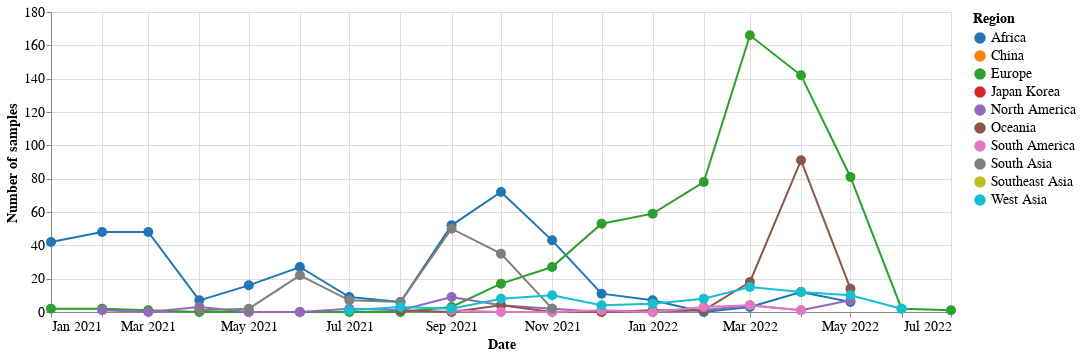

Notebook cell for this chart:
### Code cell
alt.Chart(binned_counts_h1n1pdm).mark_line(point=alt.OverlayMarkDef(size=100)).encode(
    x=alt.X("yearmonth(date):T", title="Date"),
    y=alt.Y("samples:Q", title="Number of samples"),
    color=alt.Color("region:N", title="Region", scale=alt.Scale(domain=regions, scheme='category10')),
    tooltip=["region:N", "date:T", "samples:Q"],
).configure_axis(
    labelFontSize=14,
    titleFontSize=14,
).configure_legend(
    labelFontSize=14,
    titleFontSize=14,
).properties(
    width=900,
    height=300,
)

### Figure 1 — Vega-Lite specification as saved in the notebook (floating-point values rounded to 4 significant figures)
{"config": {"view": {"continuousWidth": 400, "continuousHeight": 300}, "axis": {"labelFontSize": 14, "titleFontSize": 14}, "legend": {"labelFontSize": 14, "titleFontSize": 14}}, "data": {"name": "data-fb974d299521799aae8369beb41cca8b"}, "mark": {"type": "line", "point": {"size": 100}}, "encoding": {"color": {"field": "region", "scale": {"domain": ["Africa", "China", "Europe", "Japan Korea", "North America", "Oceania", "South America", "South Asia", "Southeast Asia", "West Asia"], "scheme": "category10"}, "title": "Region", "type": "nominal"}, "tooltip": [{"field": "region", "type": "nominal"}, {"field": "date", "type": "temporal"}, {"field": "samples", "type": "quantitative"}], "x": {"field": "date", "timeUnit": "yearmonth", "title": "Date", "type": "temporal"}, "y": {"field": "samples", "title": "Number of samples", "type": "quantitative"}}, "height": 300, "width": 900, "$schema": "https://vega.github.io/schema/vega-lite/v4.17.0.json", "datasets": {"data-fb974d299521799aae8369beb41cca8b": [{"region": "Africa", "date": "2021-01-01T00:00:00", "lineage": 42, "samples": 42}, {"region": "Africa", "date": "2021-02-01T00:00:00", "lineage": 48, "samples": 48}, {"region": "Africa", "date": "2021-03-01T00:00:00", "lineage": 48, "samples": 48}, {"region": "Africa", "date": "2021-04-01T00:00:00", "lineage": 7, "samples": 7}, {"region": "Africa", "date": "2021-05-01T00:00:00", "lineage": 16, "samples": 16}, {"region": "Africa", "date": "2021-06-01T00:00:00", "lineage": 27, "samples": 27}, {"region": "Africa", "date": "2021-07-01T00:00:00", "lineage": 9, "samples": 9}, {"region": "Africa", "date": "2021-08-01T00:00:00", "lineage": 6, "samples": 6}, {"region": "Africa", "date": "2021-09-01T00:00:00", "lineage": 52, "samples": 52}, {"region": "Africa", "date": "2021-10-01T00:00:00", "lineage": 72, "samples": 72}, {"region": "Africa", "date": "2021-11-01T00:00:00", "lineage": 43, "samples": 43}, {"region": "Africa", "date": "2021-12-01T00:00:00", "lineage": 11, "samples": 11}, {"region": "Africa", "date": "2022-01-01T00:00:00", "lineage": 7, "samples": 7}, {"region": "Africa", "date": "2022-02-01T00:00:00", "lineage": 0, "samples": 0}, {"region": "Africa", "date": "2022-03-01T00:00:00", "lineage": 3, "samples": 3}, {"region": "Africa", "date": "2022-04-01T00:00:00", "lineage": 12, "samples": 12}, {"region": "Africa", "date": "2022-05-01T00:00:00", "lineage": 6, "samples": 6}, {"region": "Europe", "date": "2021-01-01T00:00:00", "lineage": 2, "samples": 2}, {"region": "Europe", "date": "2021-02-01T00:00:00", "lineage": 2, "samples": 2}, {"region": "Europe", "date": "2021-03-01T00:00:00", "lineage": 1, "samples": 1}, {"region": "Europe", "date": "2021-04-01T00:00:00", "lineage": 0, "samples": 0}, {"region": "Europe", "date": "2021-05-01T00:00:00", "lineage": 0, "samples": 0}, {"region": "Europe", "date": "2021-06-01T00:00:00", "lineage": 0, "samples": 0}, {"region": "Europe", "date": "2021-07-01T00:00:00", "lineage": 0, "samples": 0}, {"region": "Europe", "date": "2021-08-01T00:00:00", "lineage": 0, "samples": 0}, {"region": "Europe", "date": "2021-09-01T00:00:00", "lineage": 3, "samples": 3}, {"region": "Europe", "date": "2021-10-01T00:00:00", "lineage": 17, "samples": 17}, {"region": "Europe", "date": "2021-11-01T00:00:00", "lineage": 27, "samples": 27}, {"region": "Europe", "date": "2021-12-01T00:00:00", "lineage": 53, "samples": 53}, {"region": "Europe", "date": "2022-01-01T00:00:00", "lineage": 59, "samples": 59}, {"region": "Europe", "date": "2022-02-01T00:00:00", "lineage": 78, "samples": 78}, {"region": "Europe", "date": "2022-03-01T00:00:00", "lineage": 166, "samples": 166}, {"region": "Europe", "date": "2022-04-01T00:00:00", "lineage": 142, "samples": 142}, {"region": "Europe", "date": "2022-05-01T00:00:00", "lineage": 81, "samples": 81}, {"region": "Europe", "date": "2022-06-01T00:00:00", "lineage": 2, "samples": 2}, {"region": "Europe", "date": "2022-07-01T00:00:00", "lineage": 1, "samples": 1}, {"region": "Japan Korea", "date": "2022-02-01T00:00:00", "lineage": 1, "samples": 1}, {"region": "North America", "date": "2021-02-01T00:00:00", "lineage": 1, "samples": 1}, {"region": "North America", "date": "2021-03-01T00:00:00", "lineage": 0, "samples": 0}, {"region": "North America", "date": "2021-04-01T00:00:00", "lineage": 3, "samples": 3}, {"region": "North America", "date": "2021-05-01T00:00:00", "lineage": 0, "samples": 0}, {"region": "North America", "date": "2021-06-01T00:00:00", "lineage": 0, "samples": 0}, {"region": "North America", "date": "2021-07-01T00:00:00", "lineage": 2, "samples": 2}, {"region": "North America", "date": "2021-08-01T00:00:00", "lineage": 1, "samples": 1}, {"region": "North America", "date": "2021-09-01T00:00:00", "lineage": 9, "samples": 9}, {"region": "North America", "date": "2021-10-01T00:00:00", "lineage": 4, "samples": 4}, {"region": "North America", "date": "2021-11-01T00:00:00", "lineage": 2, "samples": 2}, {"region": "North America", "date": "2021-12-01T00:00:00", "lineage": 0, "samples": 0}, {"region": "North America", "date": "2022-01-01T00:00:00", "lineage": 0, "samples": 0}, {"region": "North America", "date": "2022-02-01T00:00:00", "lineage": 1, "samples": 1}, {"region": "North America", "date": "2022-03-01T00:00:00", "lineage": 4, "samples": 4}, {"region": "North America", "date": "2022-04-01T00:00:00", "lineage": 1, "samples": 1}, {"region": "North America", "date": "2022-05-01T00:00:00", "lineage": 7, "samples": 7}, {"region": "Oceania", "date": "2021-08-01T00:00:00", "lineage": 1, "samples": 1}, {"region": "Oceania", "date": "2021-09-01T00:00:00", "lineage": 0, "samples": 0}, {"region": "Oceania", "date": "2021-10-01T00:00:00", "lineage": 4, "samples": 4}, {"region": "Oceania", "date": "2021-11-01T00:00:00", "lineage": 0, "samples": 0}, {"region": "Oceania", "date": "2021-12-01T00:00:00", "lineage": 0, "samples": 0}, {"region": "Oceania", "date": "2022-01-01T00:00:00", "lineage": 1, "samples": 1}, {"region": "Oceania", "date": "2022-02-01T00:00:00", "lineage": 1, "samples": 1}, {"region": "Oceania", "date": "2022-03-01T00:00:00", "lineage": 18, "samples": 18}, {"region": "Oceania", "date": "2022-04-01T00:00:00", "lineage": 91, "samples": 91}, {"region": "Oceania", "date": "2022-05-01T00:00:00", "lineage": 14, "samples": 14}, {"region": "South America", "date": "2021-09-01T00:00:00", "lineage": 1, "samples": 1}, {"region": "South America", "date": "2021-10-01T00:00:00", "lineage": 0, "samples": 0}, {"region": "South America", "date": "2021-11-01T00:00:00", "lineage": 0, "samples": 0}, {"region": "South America", "date": "2021-12-01T00:00:00", "lineage": 1, "samples": 1}, {"region": "South America", "date": "2022-01-01T00:00:00", "lineage": 0, "samples": 0}, {"region": "South America", "date": "2022-02-01T00:00:00", "lineage": 3, "samples": 3}, {"region": "South America", "date": "2022-03-01T00:00:00", "lineage": 4, "samples": 4}, {"region": "South America", "date": "2022-04-01T00:00:00", "lineage": 1, "samples": 1}, {"region": "South Asia", "date": "2021-04-01T00:00:00", "lineage": 1, "samples": 1}, {"region": "South Asia", "date": "2021-05-01T00:00:00", "lineage": 2, "samples": 2}, {"region": "South Asia", "date": "2021-06-01T00:00:00", "lineage": 22, "samples": 22}, {"region": "South Asia", "date": "2021-07-01T00:00:00", "lineage": 7, "samples": 7}, {"region": "South Asia", "date": "2021-08-01T00:00:00", "lineage": 6, "samples": 6}, {"region": "South Asia", "date": "2021-09-01T00:00:00", "lineage": 50, "samples": 50}, {"region": "South Asia", "date": "2021-10-01T00:00:00", "lineage": 35, "samples": 35}, {"region": "South Asia", "date": "2021-11-01T00:00:00", "lineage": 2, "samples": 2}, {"region": "West Asia", "date": "2021-07-01T00:00:00", "lineage": 1, "samples": 1}, {"region": "West Asia", "date": "2021-08-01T00:00:00", "lineage": 3, "samples": 3}, {"region": "West Asia", "date": "2021-09-01T00:00:00", "lineage": 2, "samples": 2}, {"region": "West Asia", "date": "2021-10-01T00:00:00", "lineage": 8, "samples": 8}, {"region": "West Asia", "date": "2021-11-01T00:00:00", "lineage": 10, "samples": 10}, {"region": "West Asia", "date": "2021-12-01T00:00:00", "lineage": 4, "samples": 4}, {"region": "West Asia", "date": "2022-01-01T00:00:00", "lineage": 5, "samples": 5}, {"region": "West Asia", "date": "2022-02-01T00:00:00", "lineage": 8, "samples": 8}, {"region": "West Asia", "date": "2022-03-01T00:00:00", "lineage": 15, "samples": 15}, {"region": "West Asia", "date": "2022-04-01T00:00:00", "lineage": 12, "samples": 12}, {"region": "West Asia", "date": "2022-05-01T00:00:00", "lineage": 10, "samples": 10}, {"region": "West Asia", "date": "2022-06-01T00:00:00", "lineage": 2, "samples": 2}]}}
